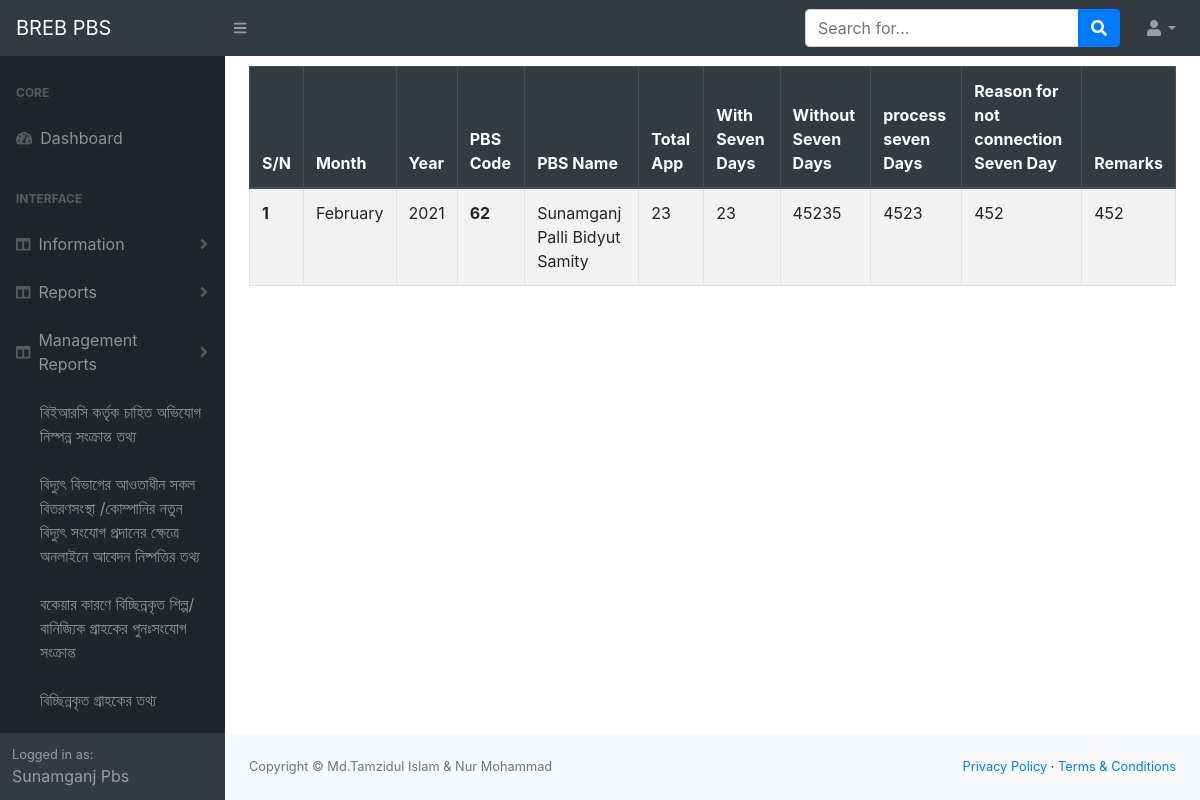
Screenshot of /my-domestic-connection-seven-day (signed in) with the database file from the repository.
### infoapp/models.py (models this page shows, shortened)
class DomesticConnectionSevenDay(models.Model):
    pbs_code=models.IntegerField(blank=True, null=True)
    management_code=models.IntegerField(blank=True,null=True)
    month=models.CharField(max_length=10, blank=True, null=True)
    year=models.CharField(max_length=10,blank=True, null=True)
    total_app=models.CharField(max_length=250, blank=True,null=True)
    con_within_seven_day_app=models.CharField(max_length=250, blank=True, null=True)
    con_without_seven_day_app=models.CharField(max_length=250, blank=True, null=True)
    process_seven_day_app=models.CharField(max_length=250, blank=True, null=True)
    reason_not_con_of_seven_day=models.TextField(max_length=250, blank=True, null=True)
    remarks=models.TextField(max_length=250, blank=True, null=True)

class PbsInfo(models.Model):
    user=models.OneToOneField(User, on_delete=models.CASCADE)
    pbs_name=models.CharField(max_length=50)
    pbs_name_benglai=models.CharField(max_length=50)
    pbs_code=models.IntegerField(blank=True, null= True)
    management_code=models.IntegerField(blank=True, null=True)
    address=models.TextField(blank=True, null=True)
    mobile_no=models.TextField(blank=True , null=True)

### infoapp/views.py (the view)
# urls.py: path('my-domestic-connection-seven-day', views.my_domestic_connection_seven_day , name='my_domestic_connection_seven_day'),
def my_domestic_connection_seven_day(request):
    current_user=request.user
    user_id=current_user.id
    user_pbs_info=PbsInfo.objects.get(user__pk=user_id)
    pbs_code=user_pbs_info.pbs_code
    print(pbs_code)
    my_data=DomesticConnectionSevenDay.objects.filter(pbs_code=pbs_code)
    context={'my_data':my_data,'user_pbs_info':user_pbs_info}
    return render(request, 'my_domestic_connection_seven_day.html',context)

### templates/my_domestic_connection_seven_day.html
{% extends 'base.html'%}
{% block content %}
<div class="container">
    <div class="cow">
        <table class="table table-striped table-bordered" style="margin-top: 10px;">
            <thead class="thead-dark">
              <tr>
                <th scope="col">S/N</th>
                <th scope="col">Month</th>
                <th scope="col">Year</th>
                <th scope="col">PBS Code</th>
                <th scope="col">PBS Name</th>
                <th scope="col">Total App</th>
                <th scope="col">With Seven Days</th>
                <th scope="col">Without Seven Days</th>
                <th scope="col">process seven Days</th>
                <th scope="col">Reason for not connection Seven Day</th>
                <th scope="col">Remarks</th>
              </tr>
            </thead>
            <tbody>
                {% for my_data in my_data%}
              <tr>
                <th>{{ forloop.counter }}</th>
                <td>{{ my_data.month }}</td>
                <td>{{ my_data.year }}</td>
                <th scope="row">{{ my_data.pbs_code }}</th>
                <td>{{ user_pbs_info.pbs_name }}</td>
                <td>{{ my_data.total_app }}</td>
                <td>{{ my_data.con_within_seven_day_app }}</td>
                <td>{{ my_data.con_without_seven_day_app }}</td>
                <td>{{ my_data.process_seven_day_app }}</td>
                <td>{{ my_data.reason_not_con_of_seven_day }}</td>
                <td>{{ my_data.remarks }}</td>
              </tr>
              {% endfor %}
            </tbody>
        </table>
    </div>
</div>
{% endblock %}

### templates/base.html (shortened to what this page needs)
{% load static %}
<!DOCTYPE html>
<html lang="en">
    <head>
        <link href="{% static 'css/styles.css'%}" rel="stylesheet" />
        <link href="https://cdn.datatables.net/1.10.20/css/dataTables.bootstrap4.min.css" rel="stylesheet" />
    </head>
    <body class="sb-nav-fixed">
        <nav class="sb-topnav navbar navbar-expand navbar-dark bg-dark">
            <a class="navbar-brand" href="home_page.html">BREB PBS</a>
            <button class="btn btn-link btn-sm order-1 order-lg-0" id="sidebarToggle" href="#"><i class="fas fa-bars"></i></button>
            <form class="d-none d-md-inline-block form-inline ml-auto mr-0 mr-md-3 my-2 my-md-0">
                <div class="input-group">
                    <input class="form-control" type="text" placeholder="Search for..." aria-label="Search" aria-describedby="basic-addon2" />
                    <div class="input-group-append">
                        <button class="btn btn-primary" type="button"><i class="fas fa-search"></i></button>
                    </div>
                </div>
            </form>
            <ul class="navbar-nav ml-auto ml-md-0">
                <li class="nav-item dropdown">
                    <a class="nav-link dropdown-toggle" id="userDropdown" href="#" role="button" data-toggle="dropdown" aria-haspopup="true" aria-expanded="false"><i class="fas fa-user fa-fw"></i></a>
                </li>
            </ul>
        </nav>
        <div id="layoutSidenav">
            <div id="layoutSidenav_nav">
                <nav class="sb-sidenav accordion sb-sidenav-dark" id="sidenavAccordion">
                    <div class="sb-sidenav-menu">
                        <div class="nav">
                            <div class="sb-sidenav-menu-heading">Core</div>
                            <a class="nav-link" href="index.html">
                                <div class="sb-nav-link-icon"><i class="fas fa-tachometer-alt"></i></div>
                                Dashboard
                            </a>
                            <div class="sb-sidenav-menu-heading">Interface</div>
                            <a class="nav-link collapsed" href="#" data-toggle="collapse" data-target="#collapseLayouts" aria-expanded="false" aria-controls="collapseLayouts">
                                <div class="sb-nav-link-icon"><i class="fas fa-columns"></i></div>
                                Information
                                <div class="sb-sidenav-collapse-arrow"><i class="fas fa-angle-down"></i></div>
                            </a>
                            <a class="nav-link collapsed" href="#" data-toggle="collapse" data-target="#collapseLayoutss" aria-expanded="false" aria-controls="collapseLayouts">
                                <div class="sb-nav-link-icon"><i class="fas fa-columns"></i></div>
                                Reports
                                <div class="sb-sidenav-collapse-arrow"><i class="fas fa-angle-down"></i></div>
                            </a>
                            <a class="nav-link collapsed" href="#" data-toggle="collaps" data-target="#collapseLayoutss" aria-expanded="false" aria-controls="collapseLayouts">
                                <div class="sb-nav-link-icon"><i class="fas fa-columns"></i></div>
                                Management Reports
                                <div class="sb-sidenav-collapse-arrow"><i class="fas fa-angle-down"></i></div>
                            </a>
                            <div class="collaps" id="collapseLayoutss" aria-labelledby="headingOne" data-parent="#sidenavAccordion">
                                <nav class="sb-sidenav-menu-nested nav">
                                    <a class="nav-link" href="{% url 'infoapp:m_berc_info' %}">বিইআরসি কর্তৃক চাহিত অভিযোগ নিস্পন্ন সংক্রান্ত তথ্য</a>
                                    <a class="nav-link" href="{% url 'infoapp:m_new_con_info' %}">বিদ্যুৎ বিভাগের আওতাধীন সকল বিতরণসংস্থা /কোম্পানির নতুন বিদ্যুৎ সংযোগ প্রদানের ক্ষেত্রে অনলাইনে আবেদন নিষ্পত্তির তথ্য</a>
                                    <a class="nav-link" href="{% url 'infoapp:m_industry_commercial_dc_rc' %}">বকেয়ার কারণে বিচ্ছিন্নকৃত শিল্প/বানিজ্যিক গ্রাহকের পুনঃসংযোগ সংক্রান্ত</a>
                                    <a class="nav-link" href="{% url 'infoapp:m_dc_consumer' %}">বিচ্ছিন্নকৃত গ্রাহকের তথ্য</a>
                                    <a class="nav-link" href="{% url 'infoapp:m_connected_consumer' %}">অবিচ্ছিন্নকৃত গ্রাহকের তথ্য</a>
                                </nav>
                            </div>
                        </div>
                    </div>
                    <div class="sb-sidenav-footer">
                        <div class="small">Logged in as:</div>
                        {{ user.first_name|title}}    {{user.last_name|title}}
                    </div>
                </nav>
            </div>
            <div id="layoutSidenav_content">
                {% block content %}
                {% endblock %}
                <footer class="py-4 bg-light mt-auto">
                    <div class="container-fluid">
                        <div class="d-flex align-items-center justify-content-between small">
                            <div class="text-muted">Copyright &copy; Md.Tamzidul Islam & Nur Mohammad</div>
                            <div>
                                <a href="#">Privacy Policy</a>
                                &middot;
                                <a href="#">Terms &amp; Conditions</a>
                            </div>
                        </div>
                    </div>
                </footer>
            </div>
        </div>
    </body>
</html>

### rows the page displays
DomesticConnectionSevenDay: month "February", year "2021", pbs_code "62", total_app "23", con_within_seven_day_app "23", con_without_seven_day_app "45235", process_seven_day_app "4523", reason_not_con_of_seven_day "452", remarks "452"
PbsInfo: pbs_name "Sunamganj Palli Bidyut Samity"

### other values shown
{{ user.first_name|title }} "Sunamganj"
{{ user.last_name|title }} "Pbs"
